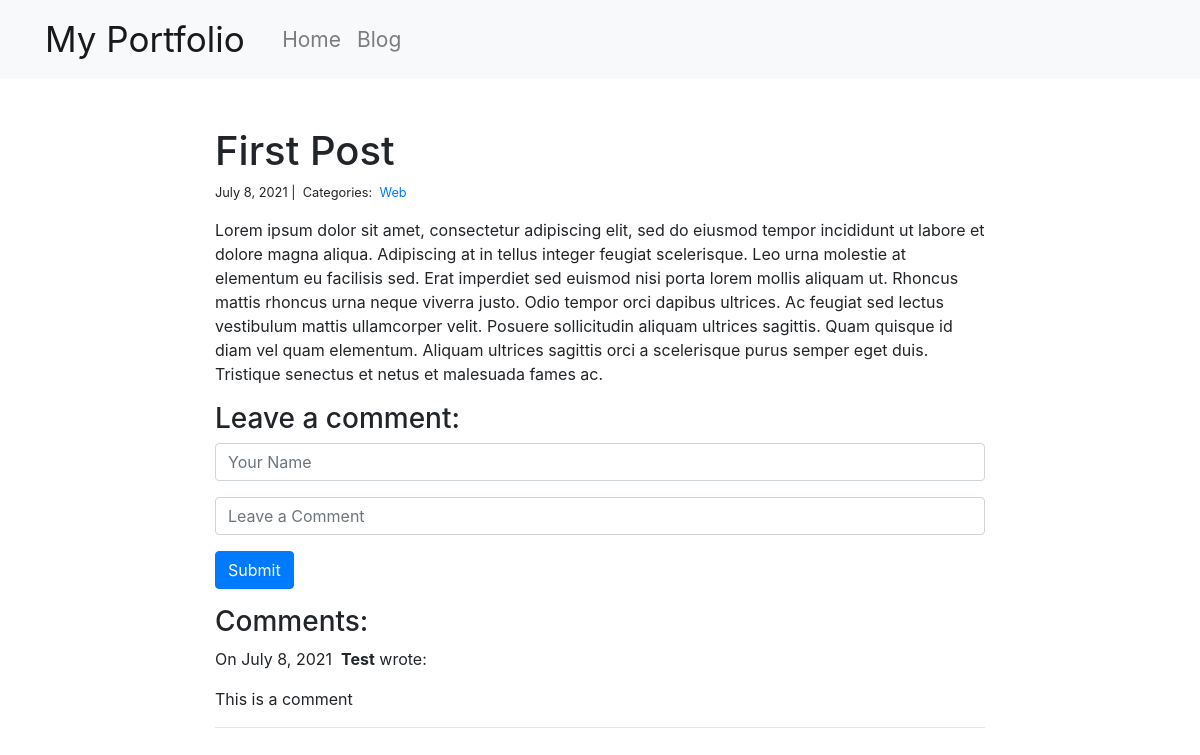
Page /blog/1/ on the committed database.
### blog/models.py (models this page shows, shortened)
class Post(models.Model):
    title = models.CharField(max_length=255)
    body = models.TextField()
    created_on = models.DateTimeField(auto_now_add=True)
    last_modified = models.DateTimeField(auto_now=True)
    categories = models.ManyToManyField('Category', related_name='posts')

class Category(models.Model):
    name = models.CharField(max_length=20)

class Comment(models.Model):
    author = models.CharField(max_length=60)
    body = models.TextField()
    created_on = models.DateTimeField(auto_now_add=True)
    post =models.ForeignKey('Post', on_delete=models.CASCADE)

### blog/views.py (the view, shortened to what this page needs)
# urls.py: path("<int:pk>/", views.blog_detail, name="blog_detail"),
def blog_detail(request,pk):
    post = Post.objects.get(pk=pk)
    form = CommentForm()
    comments = Comment.objects.filter(post=post)
    context = {
        "post" : post,
        "comments" : comments,
        "form" : form,
    }
    return render(request, "blog_detail.html", context)

### blog/forms.py
class CommentForm(forms.Form):
    author = forms.CharField(
        max_length=60,
        widget=forms.TextInput(attrs={
            "class": "form-control",
            "placeholder": "Your Name"
        })
    )
    body = forms.CharField(
        widget=forms.TextInput(attrs={
            "class": "form-control",
            "placeholder": "Leave a Comment"
        })
    )

### blog/templates/blog_detail.html (shortened to what this page needs)
{% extends "base.html" %}
{% block page_content %}
<div class="col-md-8 offset-md-2">
    <h1>{{ post.title }}</h1>
    <small>
        {{ post.created_on.date }} |&nbsp;
        Categories:&nbsp;
        {% for category in post.categories.all %}
        <a href="{% url 'blog_category' category.name %}">
            {{ category.name }}
        </a>&nbsp;
        {% endfor %}
    </small>
    <p>{{ post.body | linebreaks }}</p>
    <h3>Leave a comment:</h3>
    <form action="/blog/{{ post.pk }}/" method="post">
        <div class="form-group">
            {{ form.author }}
        </div>
        <div class="form-group">
            {{ form.body }}
        </div>
        <button type="submit" class="btn btn-primary">Submit</button>
    </form>
    <h3>Comments:</h3>
    {% for comment in comments %}
    <p>
        On {{comment.created_on.date }}&nbsp;
        <b>{{ comment.author }}</b> wrote:
    </p>
    <p>{{ comment.body }}</p>
    <hr>
    {% endfor %}
</div>
{% endblock %}

### rows in the picture
Post: title "First Post", created_on "July 8, 2021", body "Lorem ipsum dolor sit amet, consectetur adipiscing elit, sed do eiusmod tempor incididunt ut labore et dolore magna aliqua. Adipiscing at in tellus integer feugiat scelerisque. Leo urna molestie at elementum eu facilisis sed. Erat imperdiet sed euismod nisi porta lorem mollis aliquam ut. Rhoncus mattis rhoncus urna neque viverra justo. Odio tempor orci dapibus ultrices. Ac feugiat sed lectus vestibulum mattis ullamcorper velit. Posuere sollicitudin aliquam ultrices sagittis. Quam quisque id diam vel quam elementum. Aliquam ultrices sagittis orci a scelerisque purus semper eget duis. Tristique senectus et netus et malesuada fames ac."
Category: name "Web"
Comment: created_on "July 8, 2021", author "Test", body "This is a comment"
